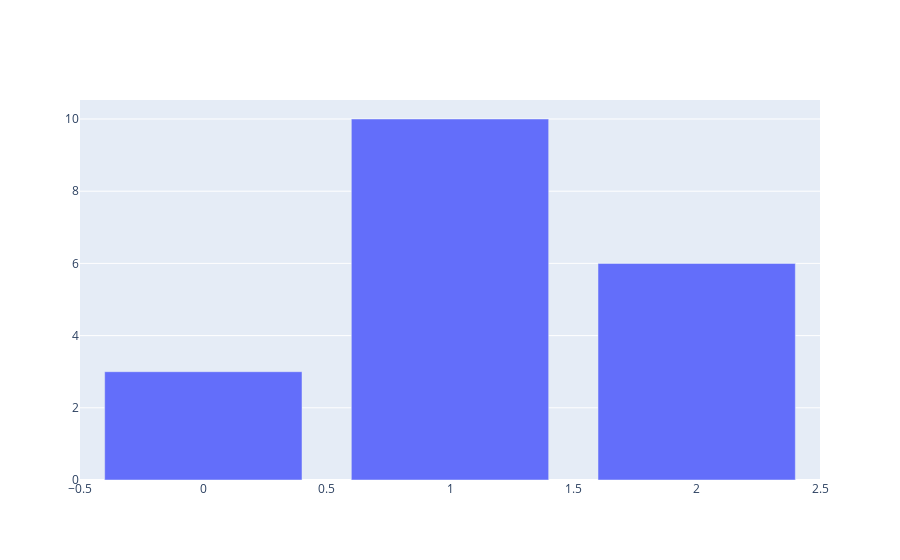

Notebook code for this chart:
### Code cell
import plotly.graph_objects as go

# 데이터 불러오기
y = [3, 10, 6]

#fig = go.Figure() 함수로 기본 그래프 생성
fig = go.Figure(
    # 데이터 입력
    data = [go.Bar(y=y)]
)

fig.show()

### Figure 1 — Plotly figure (JSON) as saved in the notebook; plotly's stock layout.template omitted (floating-point values rounded to 4 significant figures)
{"data": [{"type": "bar", "y": [3, 10, 6]}], "layout": {"autosize": true, "xaxis": {"autorange": true, "range": [-0.5, 2.5]}, "yaxis": {"autorange": true, "range": [0, 10.53], "type": "linear"}}}
